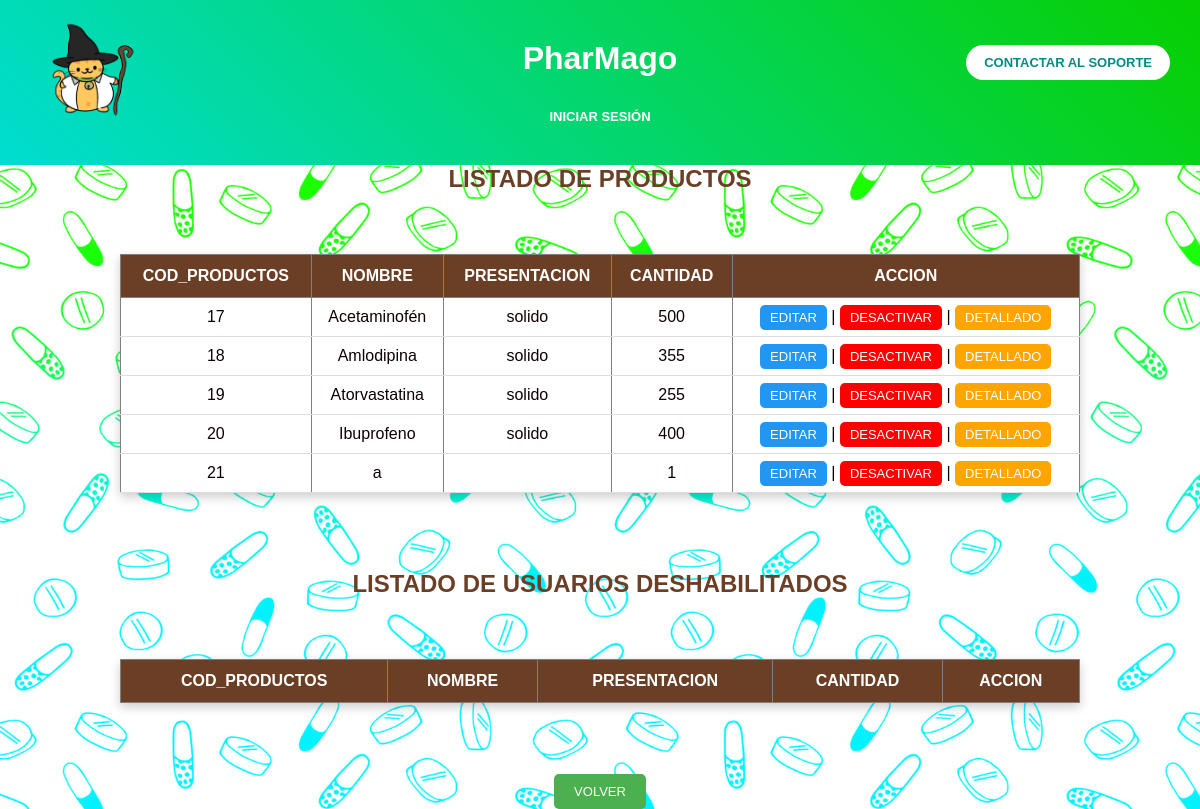
Screenshot of /admin/productos/productos_admin.php (signed in) with the database file from the repository.
### tables this page shows
CREATE TABLE `productos` (
  `cod_productos` int(11) NOT NULL,
  `cod_proveedor` int(11) NOT NULL,
  `precio_compra` varchar(50) NOT NULL,
  `precio_venta` varchar(50) NOT NULL,
  `nombre` varchar(50) DEFAULT NULL,
  `presentacion` enum('solido','liquido','semi-liquido','gaseoso') NOT NULL,
  `cantidad` varchar(50) NOT NULL,
  `imagen` varchar(50) NOT NULL,
  `descripcion` text DEFAULT NULL,
  `categoria` varchar(80) DEFAULT NULL,
  `estado` enum('activo','inactivo') NOT NULL
);

### admin/productos/productos_admin.php (the view, shortened to what this page needs)
<!DOCTYPE html>
<html lang="en">
<head>
     <link rel="stylesheet" href="../../css/general_admin.css">
</head>
<header>
        <div class="contenedor">
            <img src="../../imagenes/logo.png" alt="Logo PharMago">
        </div>
        <div class="contenedor1">
            <a href="../soporte/soporte.php" class="button">
                CONTACTAR AL SOPORTE
            </a>
        </div>
        <h1>PharMago</h1>
        <nav>
            <a href="../../iniciarsesion.php">INICIAR SESIÓN</a>
        </nav>
    </header>
<body>
        <?php
            Include("../../conexion.php");
            $activos=$conn->query("Select * from productos where estado=1");
         ?>
    <h2 style="text-align:center; ">LISTADO DE PRODUCTOS </h2>
    <table border="1" width="80%" align="center">
        <tr><th>COD_PRODUCTOS</th><th>NOMBRE</th><th>PRESENTACION</th><th>CANTIDAD</th><th>ACCION</th></tr>
         <?php while($row= $activos->fetch_assoc())
         {
            ?>
            <tr>
                <td><?php echo $row["cod_productos"];?></td>
            <td><?php echo $row["nombre"];?></td>
            <td><?php echo $row["presentacion"];?></td>
            <td><?php echo $row["cantidad"];?></td>
            <td><a href="productos_actualizar.php?id=<?php echo $row['cod_productos'];?>">EDITAR</a> | <a href="productos_eliminar.php?id=<?php echo $row['cod_productos'];?>onclick="return confirm('Desea dar de baja este usuario?');'"> DESACTIVAR</a> | <a href="productos_detalle.php?id=<?php echo $row['cod_productos'];?>">DETALLADO</a></td></tr>
         <?php } ?>
    </table>
<br></br>
 <h2 style="text-align:center; ">LISTADO DE USUARIOS DESHABILITADOS </h2>
 <table border="1" width="80%" align="center">
         <tr><th>COD_PRODUCTOS</th><th>NOMBRE</th><th>PRESENTACION</th><th>CANTIDAD</th><th>ACCION</th></tr>
    </table>
    <br>
    <div class="footer">
    <a href="../dashboard_admin.php">VOLVER</a>
</div>
</body>
</html>

### css/general_admin.css (style rules this page uses)
* { margin:0; padding:0; box-sizing:border-box; }
html { height:100%; }
body { min-height:100vh; display:flex; flex-direction:column; font-family:'Franklin Gothic Medium','Arial Narrow',Arial,sans-serif; text-align:center; color:rgb(15, 1, 1); position:relative; }
body::before { content:""; position:fixed; inset:0; background:url("../imagenes/fondo.png") center center/cover no-repeat; z-index:-1; }
header { background:linear-gradient(45deg,#00ddd2,#07cf00); color:white; padding:40px 20px; position:relative; animation:fadeIn 1.5s ease; }
header h1 { display:inline-block; margin-bottom:15px; cursor:pointer; transition:transform .3s; }
.contenedor { position:absolute; top:20px; left:25px; }
.contenedor img { width:130px; height:auto; }
.contenedor1 { position:absolute; top:45px; right:30px; }
nav { margin-top:15px; }
nav a { color:white; text-decoration:none; font-weight:bold; margin:0 15px; transition:.3s; }
.button { display:inline-block; padding:10px 18px; background:white; color:#008c84; border-radius:40px; text-decoration:none; font-weight:bold; transition:.3s; }
body { font-family:Arial, Helvetica, sans-serif; background:#fff5f7; }
h2 { text-align:center; color: #6b3e26; margin-bottom:20px; }
table { width:80%; margin: auto; border-collapse:collapse; background: white; box-shadow: 0px 4px 10px rgba(0,0,0,0.2); }
th { background: #6b3e26; color: white; padding:12px; }
td { padding:10px; text-align:center; border-bottom: 1px solid #ddd; }
a { text-decoration:none; padding: 5px 10px; border-radius:5px; font-size: 13px; }
a[href*="actualizar"] { background: #2196f3; color: white; }
a[href*="eliminar"] { background:red; color: white; }
a[href*="detalle"] { background: orange; color: white; }
.footer { text-align:center; margin-top:20px; }
.footer a { background: #4caf50; color: white; padding: 10px 20px; }

### rows the page displays
productos: cod_productos "17", nombre "Acetaminofén", presentacion "solido", cantidad "500"
productos: cod_productos "18", nombre "Amlodipina", presentacion "solido", cantidad "355"
productos: cod_productos "19", nombre "Atorvastatina", presentacion "solido", cantidad "255"
productos: cod_productos "20", nombre "Ibuprofeno", presentacion "solido", cantidad "400"
productos: cod_productos "21", nombre "a", cantidad "1"
